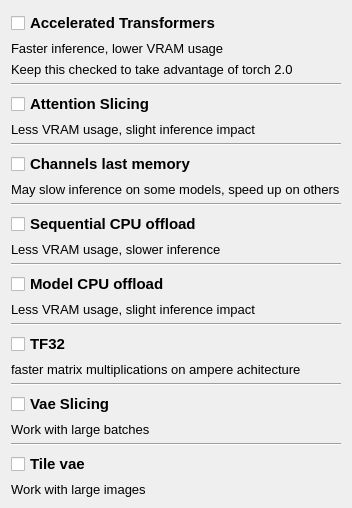
<?xml version="1.0" encoding="UTF-8"?>
<ui version="4.0">
 <class>Form</class>
 <widget class="QWidget" name="Form">
  <property name="geometry">
   <rect>
    <x>0</x>
    <y>0</y>
    <width>352</width>
    <height>488</height>
   </rect>
  </property>
  <property name="windowTitle">
   <string>Form</string>
  </property>
  <layout class="QGridLayout" name="gridLayout">
   <item row="0" column="0">
    <layout class="QVBoxLayout" name="verticalLayout_3">
     <item>
      <widget class="QCheckBox" name="use_accelerated_transformers">
       <property name="font">
        <font>
         <pointsize>11</pointsize>
         <bold>true</bold>
        </font>
       </property>
       <property name="toolTip">
        <string>&lt;html&gt;&lt;head/&gt;&lt;body&gt;&lt;p&gt;&lt;span style=&quot; font-weight:400;&quot;&gt;Optimized and memory-efficient attention implementation.&lt;/span&gt;&lt;/p&gt;&lt;/body&gt;&lt;/html&gt;</string>
       </property>
       <property name="text">
        <string>Accelerated Transformers</string>
       </property>
      </widget>
     </item>
     <item>
      <widget class="QLabel" name="label_8">
       <property name="font">
        <font>
         <pointsize>10</pointsize>
         <italic>false</italic>
        </font>
       </property>
       <property name="text">
        <string>Faster inference, lower VRAM usage</string>
       </property>
       <property name="indent">
        <number>-1</number>
       </property>
      </widget>
     </item>
     <item>
      <widget class="QLabel" name="label_9">
       <property name="font">
        <font>
         <pointsize>10</pointsize>
        </font>
       </property>
       <property name="text">
        <string>Keep this checked to take advantage of torch 2.0</string>
       </property>
      </widget>
     </item>
     <item>
      <widget class="Line" name="line_8">
       <property name="orientation">
        <enum>Qt::Horizontal</enum>
       </property>
      </widget>
     </item>
     <item>
      <widget class="QCheckBox" name="use_attention_slicing">
       <property name="font">
        <font>
         <pointsize>11</pointsize>
         <bold>true</bold>
        </font>
       </property>
       <property name="toolTip">
        <string>&lt;html&gt;&lt;head/&gt;&lt;body&gt;&lt;p&gt;&lt;span style=&quot; font-weight:400;&quot;&gt;Perform computation in steps instead of all at once.&lt;/span&gt;&lt;/p&gt;&lt;p&gt;&lt;span style=&quot; font-weight:400;&quot;&gt;About 10% slower inference times.&lt;/span&gt;&lt;/p&gt;&lt;p&gt;&lt;span style=&quot; font-weight:400;&quot;&gt;Uses as little as 3.2 GB of VRAM.&lt;/span&gt;&lt;/p&gt;&lt;/body&gt;&lt;/html&gt;</string>
       </property>
       <property name="text">
        <string>Attention Slicing</string>
       </property>
      </widget>
     </item>
     <item>
      <widget class="QLabel" name="label_4">
       <property name="font">
        <font>
         <pointsize>10</pointsize>
         <italic>false</italic>
        </font>
       </property>
       <property name="text">
        <string>Less VRAM usage, slight inference impact</string>
       </property>
       <property name="indent">
        <number>-1</number>
       </property>
      </widget>
     </item>
     <item>
      <widget class="Line" name="line_4">
       <property name="orientation">
        <enum>Qt::Horizontal</enum>
       </property>
      </widget>
     </item>
     <item>
      <widget class="QCheckBox" name="use_lastchannels">
       <property name="font">
        <font>
         <pointsize>11</pointsize>
         <bold>true</bold>
        </font>
       </property>
       <property name="toolTip">
        <string>&lt;html&gt;&lt;head/&gt;&lt;body&gt;&lt;p&gt;&lt;span style=&quot; font-weight:400;&quot;&gt;Alternative way of ordering NCHW tensors in memory preserving dimensions ordering. Channels last tensors ordered in such a way that channels become the densest dimension (aka storing images pixel-per-pixel). &lt;/span&gt;&lt;/p&gt;&lt;p&gt;&lt;span style=&quot; font-weight:400;&quot;&gt;Since not all operators currently support channels last format it may result in a worst performance, so it’s better to try it and see if it works for your model.&lt;/span&gt;&lt;/p&gt;&lt;/body&gt;&lt;/html&gt;</string>
       </property>
       <property name="text">
        <string>Channels last memory</string>
       </property>
      </widget>
     </item>
     <item>
      <widget class="QLabel" name="label_3">
       <property name="font">
        <font>
         <pointsize>10</pointsize>
         <italic>false</italic>
        </font>
       </property>
       <property name="text">
        <string>May slow inference on some models, speed up on others</string>
       </property>
       <property name="indent">
        <number>-1</number>
       </property>
      </widget>
     </item>
     <item>
      <widget class="Line" name="line">
       <property name="orientation">
        <enum>Qt::Horizontal</enum>
       </property>
      </widget>
     </item>
     <item>
      <widget class="QCheckBox" name="use_enable_sequential_cpu_offload">
       <property name="font">
        <font>
         <pointsize>11</pointsize>
         <bold>true</bold>
        </font>
       </property>
       <property name="toolTip">
        <string>&lt;html&gt;&lt;head/&gt;&lt;body&gt;&lt;p&gt;&lt;span style=&quot; font-weight:400;&quot;&gt;Use with &lt;/span&gt;attention slicing&lt;span style=&quot; font-weight:400;&quot;&gt; for lower memory consumption.&lt;/span&gt;&lt;/p&gt;&lt;p&gt;&lt;span style=&quot; font-weight:400;&quot;&gt;Offloads the weights to CPU and only load them to GPU when performing the forward pass for memory savings.&lt;/span&gt;&lt;/p&gt;&lt;/body&gt;&lt;/html&gt;</string>
       </property>
       <property name="text">
        <string>Sequential CPU offload</string>
       </property>
      </widget>
     </item>
     <item>
      <widget class="QLabel" name="label">
       <property name="font">
        <font>
         <pointsize>10</pointsize>
         <italic>false</italic>
        </font>
       </property>
       <property name="text">
        <string>Less VRAM usage, slower inference</string>
       </property>
       <property name="indent">
        <number>-1</number>
       </property>
      </widget>
     </item>
     <item>
      <widget class="Line" name="line_2">
       <property name="orientation">
        <enum>Qt::Horizontal</enum>
       </property>
      </widget>
     </item>
     <item>
      <widget class="QCheckBox" name="enable_model_cpu_offload">
       <property name="font">
        <font>
         <pointsize>11</pointsize>
         <bold>true</bold>
        </font>
       </property>
       <property name="toolTip">
        <string>&lt;html&gt;&lt;head/&gt;&lt;body&gt;&lt;p&gt;&lt;span style=&quot; font-weight:400;&quot;&gt;Use with attention slicing for lower memory consumption.&lt;/span&gt;&lt;/p&gt;&lt;p&gt;&lt;span style=&quot; font-weight:400;&quot;&gt;Moves whole models to the GPU, instead of handling each model’s constituent &lt;/span&gt;&lt;span style=&quot; font-weight:400; font-style:italic;&quot;&gt;modules&lt;/span&gt;&lt;span style=&quot; font-weight:400;&quot;&gt;. This results in a negligible impact on inference time (compared with moving the pipeline to &lt;/span&gt;&lt;span style=&quot; font-family:'monospace'; font-weight:400;&quot;&gt;cuda&lt;/span&gt;&lt;span style=&quot; font-weight:400;&quot;&gt;), while still providing some memory savings.&lt;/span&gt;&lt;/p&gt;&lt;/body&gt;&lt;/html&gt;</string>
       </property>
       <property name="text">
        <string>Model CPU offload</string>
       </property>
      </widget>
     </item>
     <item>
      <widget class="QLabel" name="label_2">
       <property name="font">
        <font>
         <pointsize>10</pointsize>
         <italic>false</italic>
        </font>
       </property>
       <property name="text">
        <string>Less VRAM usage, slight inference impact</string>
       </property>
       <property name="indent">
        <number>-1</number>
       </property>
      </widget>
     </item>
     <item>
      <widget class="Line" name="line_3">
       <property name="orientation">
        <enum>Qt::Horizontal</enum>
       </property>
      </widget>
     </item>
     <item>
      <widget class="QCheckBox" name="use_tf32">
       <property name="font">
        <font>
         <pointsize>11</pointsize>
         <bold>true</bold>
        </font>
       </property>
       <property name="toolTip">
        <string>&lt;html&gt;&lt;head/&gt;&lt;body&gt;&lt;p&gt;&lt;span style=&quot; font-weight:400;&quot;&gt;On Ampere and later CUDA devices matrix multiplications and convolutions can use the TensorFloat32 (TF32) mode for faster but slightly less accurate computations.&lt;/span&gt;&lt;/p&gt;&lt;/body&gt;&lt;/html&gt;</string>
       </property>
       <property name="text">
        <string>TF32</string>
       </property>
      </widget>
     </item>
     <item>
      <widget class="QLabel" name="label_5">
       <property name="font">
        <font>
         <pointsize>10</pointsize>
         <italic>false</italic>
        </font>
       </property>
       <property name="text">
        <string>faster matrix multiplications on ampere achitecture</string>
       </property>
       <property name="indent">
        <number>-1</number>
       </property>
      </widget>
     </item>
     <item>
      <widget class="Line" name="line_5">
       <property name="orientation">
        <enum>Qt::Horizontal</enum>
       </property>
      </widget>
     </item>
     <item>
      <widget class="QCheckBox" name="use_enable_vae_slicing">
       <property name="font">
        <font>
         <pointsize>11</pointsize>
         <bold>true</bold>
        </font>
       </property>
       <property name="toolTip">
        <string>&lt;html&gt;&lt;head/&gt;&lt;body&gt;&lt;p&gt;&lt;span style=&quot; font-weight:400;&quot;&gt;Use with Attention Slicing or Xformers&lt;/span&gt;&lt;/p&gt;&lt;p&gt;&lt;span style=&quot; font-weight:400;&quot;&gt;Decode large batches of images with limited VRAM, or to enable batches with 32 images or more.&lt;/span&gt;&lt;/p&gt;&lt;/body&gt;&lt;/html&gt;</string>
       </property>
       <property name="text">
        <string>Vae Slicing</string>
       </property>
      </widget>
     </item>
     <item>
      <widget class="QLabel" name="label_6">
       <property name="font">
        <font>
         <pointsize>10</pointsize>
         <italic>false</italic>
        </font>
       </property>
       <property name="text">
        <string>Work with large batches</string>
       </property>
       <property name="indent">
        <number>-1</number>
       </property>
      </widget>
     </item>
     <item>
      <widget class="Line" name="line_6">
       <property name="orientation">
        <enum>Qt::Horizontal</enum>
       </property>
      </widget>
     </item>
     <item>
      <widget class="QCheckBox" name="use_tiled_vae">
       <property name="font">
        <font>
         <pointsize>11</pointsize>
         <bold>true</bold>
        </font>
       </property>
       <property name="toolTip">
        <string>&lt;html&gt;&lt;head/&gt;&lt;body&gt;&lt;p&gt;&lt;span style=&quot; font-weight:400;&quot;&gt;Use with Attention Slicing or Xformers&lt;/span&gt;&lt;/p&gt;&lt;p&gt;&lt;span style=&quot; font-weight:400;&quot;&gt;Makes it possible to work with large images on limited VRAM. Splits image into overlapping tiles, decodes tiles, blends outputs to make final image.&lt;/span&gt;&lt;/p&gt;&lt;/body&gt;&lt;/html&gt;</string>
       </property>
       <property name="text">
        <string>Tile vae</string>
       </property>
      </widget>
     </item>
     <item>
      <widget class="QLabel" name="label_7">
       <property name="font">
        <font>
         <pointsize>10</pointsize>
         <italic>false</italic>
        </font>
       </property>
       <property name="text">
        <string>Work with large images</string>
       </property>
       <property name="indent">
        <number>-1</number>
       </property>
      </widget>
     </item>
     <item>
      <spacer name="verticalSpacer">
       <property name="orientation">
        <enum>Qt::Vertical</enum>
       </property>
       <property name="sizeHint" stdset="0">
        <size>
         <width>20</width>
         <height>40</height>
        </size>
       </property>
      </spacer>
     </item>
    </layout>
   </item>
  </layout>
 </widget>
 <resources/>
 <connections/>
</ui>
